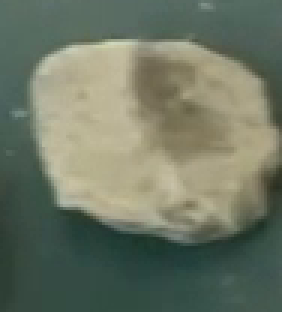
#> input picture data/000082.png, 94 x 104 px (shown 3 times larger)
$ python main.py
#> lines starting #> are read from the running program, lines starting #| are printed output that depends on the picture; after the words box and inside, x2 and y2 are one past the last pixel; in counts of white or black regions, pixels touching at a corner belong together
import cv2
import numpy as np
from matplotlib import pyplot as plt


def img_pre_show():
    image = cv2.imread("./data/000082.png")
#> image is the input picture: shape (104, 94, 3); mean B, G, R 100.4, 118.4, 109.8
    cv2.imshow("Original image", image)

    print()
    up_width = image.shape[0]*6
#> up_width = 624
    up_height = image.shape[1]*6
#> up_height = 564

    up_points = (up_width, up_height)
#> up_points = (624, 564)
    resized_up = cv2.resize(image, up_points, interpolation=cv2.INTER_LINEAR)
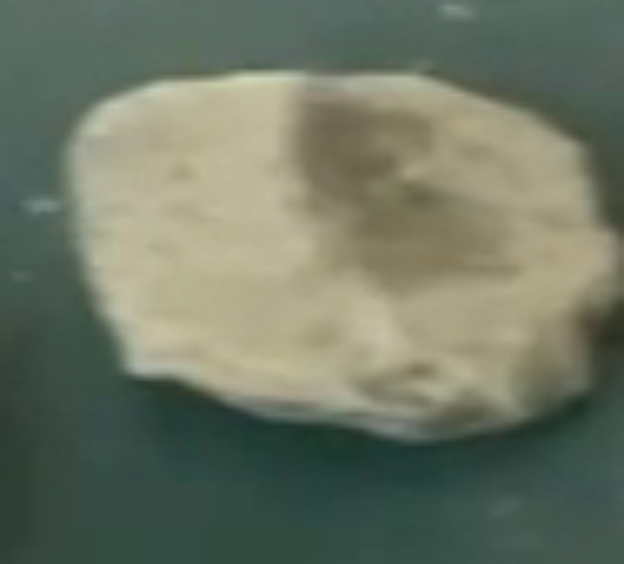
#> resized_up: shape (564, 624, 3); mean B, G, R 100.3, 118.3, 109.7

    cv2.imshow('Resized Up image by defining height and width', resized_up)

    return image, resized_up

img_ntr, img_resized = img_pre_show()

gray_image = cv2.cvtColor(img_ntr, cv2.COLOR_BGR2GRAY)
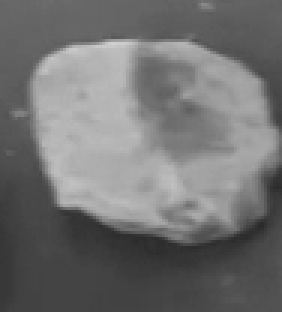
#> gray_image: shape (104, 94) (shown 3 times larger); min 43, max 209, mean 113.8
gray_image_resized = cv2.cvtColor(img_resized, cv2.COLOR_BGR2GRAY)
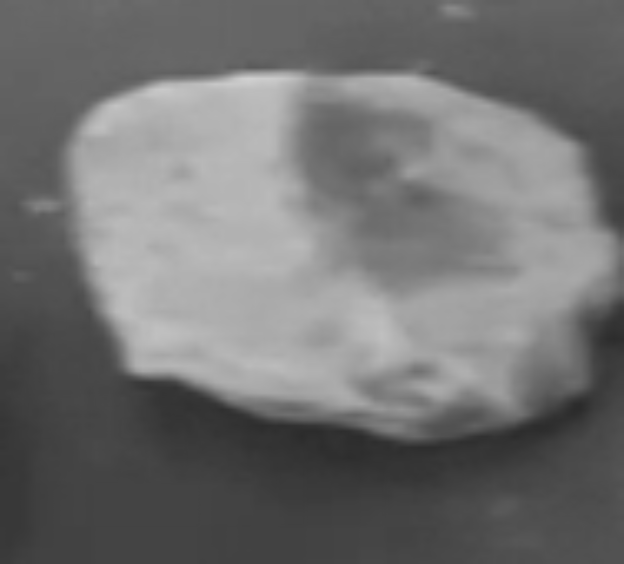
#> gray_image_resized: shape (564, 624); min 43, max 207, mean 113.7

cv2.imshow('gray_image', gray_image)
cv2.imshow('gray_image_resized', gray_image_resized)


median = cv2.medianBlur(img_resized, 5)
cv2.imshow('median', median)

Z = median.reshape((-1, 3))
# convert to np.float32
Z = np.float32(Z)
# define criteria, number of clusters(K) and apply kmeans()
criteria = (cv2.TERM_CRITERIA_EPS + cv2.TERM_CRITERIA_MAX_ITER, 10, 1.0)
K = 4
ret, label, center = cv2.kmeans(Z, K, None, criteria, 10, cv2.KMEANS_RANDOM_CENTERS)
#> ret = 101031000.6; center = [[109.5, 135.1, 138.5], [64.32, 73.33, 52.04], [143.6, 172.5, 177.5], [90.8, 103.3, 88.6]]
# Now convert back into uint8, and make original image
center = np.uint8(center)
#> center = [[109, 135, 138], [64, 73, 52], [143, 172, 177], [90, 103, 88]]
res = center[label.flatten()]
res2 = res.reshape((median.shape))
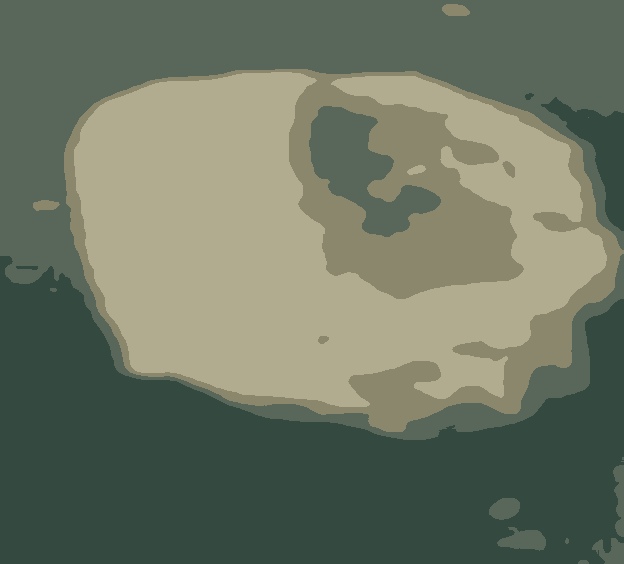
#> res2: shape (564, 624, 3); mean B, G, R 99.8, 117.9, 109.3

gray = cv2.cvtColor(res2, cv2.COLOR_BGR2GRAY)

ret, thresh = cv2.threshold(gray, 0, 255, cv2.THRESH_BINARY_INV + cv2.THRESH_OTSU)
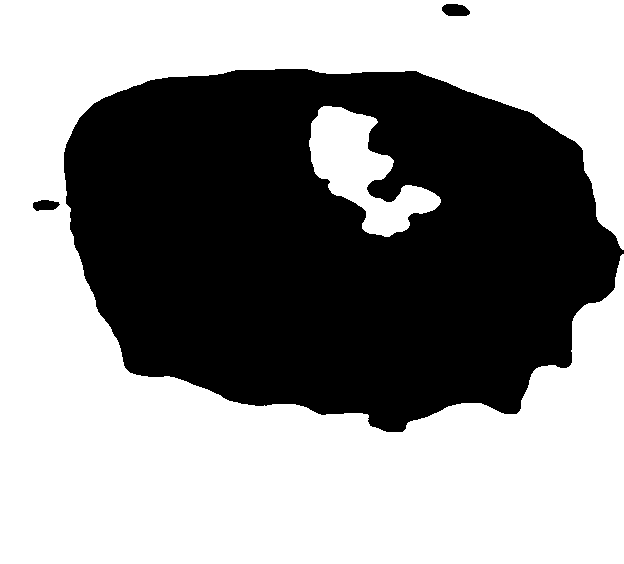
#> thresh: shape (564, 624); 57.3% white; 3 black regions
#> ret = 97

cv2.imshow('res2', res2)

contours, hierarchy = cv2.findContours(thresh, cv2.RETR_EXTERNAL, cv2.CHAIN_APPROX_SIMPLE)
#> contours = 2 contours; box (x1, y1, x2, y2) and area: (0, 0, 624, 564) 192489, (309, 106, 441, 237) 7494
cv2.drawContours(img_resized, contours, -1, (0, 255, 0), 3)
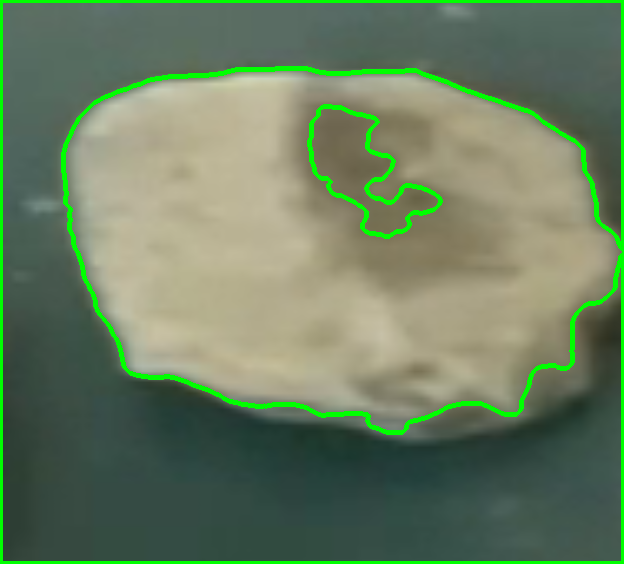
#> img_resized: shape (564, 624, 3); 4.75% of pixels changed, all inside (x1, y1, x2, y2) = (0, 0, 624, 564)

cv2.imshow('Contours', img_resized)


cv2.waitKey()
cv2.destroyAllWindows()
